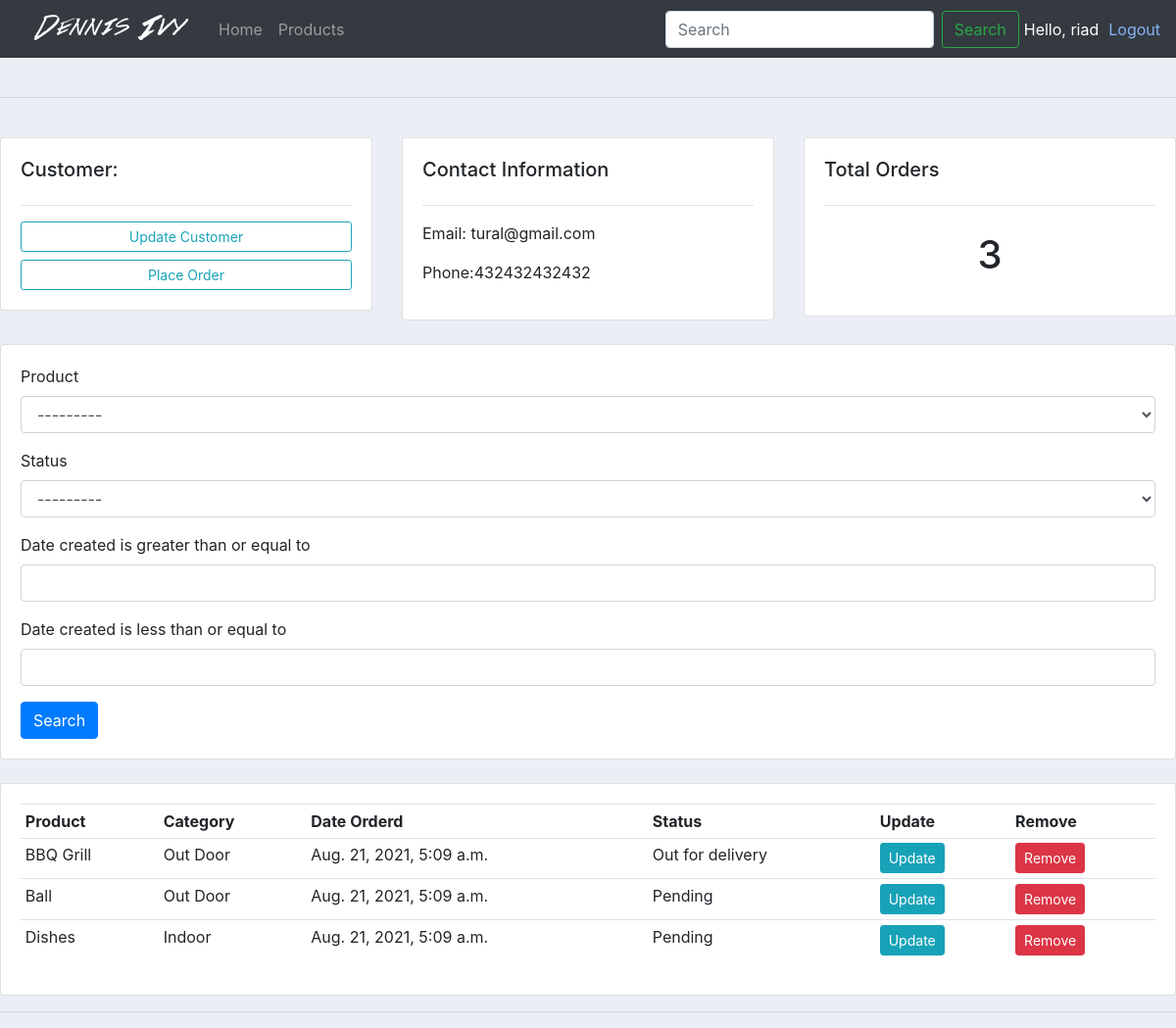
/customer/2 (signed in), run on the app's committed database.
### accounts/models.py (models this page shows, shortened)
class Customer(models.Model):
    user = models.OneToOneField(User,null=True, blank=True,on_delete=models.CASCADE)#*Burda oneToOneField yazilmasindaki sebeb yeni her bir musterinin yalniz bir hesabi ola biler 1 adnan 2 hesab acmag mumkun deyil
    name = models.CharField(max_length=200,null=True)#yeni databasede goruncek
    phone = models.CharField(max_length=200,null=True)
    email = models.CharField(max_length=200,null=True)
    profile_pic = models.ImageField(null=True,blank=True)
    date_created = models.DateTimeField(auto_now_add=True,null=True)

class Order(models.Model):
    STATUS = (
        ('Pending','Pending'),#pending => bitmemis yeni catmayan mal bele deyimm
        ('Out for delivery','Out for delivery'),
        ('Delivered','Delivered'),
    )
    customer = models.ForeignKey(Customer,null=True,on_delete=models.SET_NULL)#Foreign key yeni teke cox iliski Yeni bir Customer coxlu sayda sifaris vere biler meselen men ,,,kitab,rucka,karandaas sifaris verirem
    product = models.ForeignKey(Product,null=True,on_delete=models.SET_NULL)#SET_NULL o demekdirki yeni bir modeldeki Product silinse bele onun haqqinrdaki melumatlat databaseye enull sekilnde oturulurku hata vermesin sonra
    date_created = models.DateTimeField(auto_now_add=True)
    status = models.CharField(max_length=200,null=True,choices = STATUS)#Burdaki choices butun mallar ucun istifade olunan bir islev gorur ele bil yuxarda yazilan STATUS butun mallar uzerinden istfiade olunacag ona gore Foreign key vaistesile yazmagdig

class Product(models.Model):
    CATEGORY = (
        ('Indoor','Indoor'),#Burdaki birincvi deyerler key deyerleridir ikinci deyerler ise Value deyerleridiri
        ('Out Door','Out Door')
    )#amma bu cur kategoriya yaradanda admin panelde elave etmek olmur yeni yeni bir kategoriya amma foreign key vasitesile yaradanda olur bu
    name = models.CharField(max_length=200,null=True)
    price = models.FloatField(default=0,null=True)
    category = models.CharField(max_length=200,null=True,choices=CATEGORY)#Burda scroollbar kimi acilir ve secim  edirsen Indoor ve YA Outdoor seklinde
    description = models.TextField(max_length=500,null=True,blank=True)#blank = true o demekdirki yeni bos kecirilie biler bu alan
    image = models.ImageField(blank=False,null=True,verbose_name='Add Picture')
    date_created = models.DateTimeField(auto_now_add=True)
    tag = models.ManyToManyField(Tag)
    def __str__(self):
        return self.name

### accounts/decorators.py (the view)
        def wrapper(request,*args,**kwargs):#burda ise funksiyanin aldigi parametrler yazilir
            group = None
            if request.user.groups.exists():#yeni hal hazirdaki istifadeci qrupda varsa
                group = request.user.groups.all()[0].name
            if group in allowed_roles:#eger group allowed_userda varsa,decotaror gonderilen seyfeler islecej burda esasen admini qeyd edeciyikki yeni admin getsin ancag bu seyfelere
                return view_func(request,*args,**kwargs)
            else:
                return HttpResponse('You are not authorized to view this page')

### templates/accounts/customer.html
{%  extends 'accounts/main.html' %}
{% load crispy_forms_tags %}
{% block content %}
<br>
<div class="row">
    <div class="col-md">
        <div class="card card-body">
            <h5>Customer:</h5>
            <hr>
            <a class="btn btn-outline-info  btn-sm btn-block" href="">Update Customer</a>
            <a class="btn btn-outline-info  btn-sm btn-block" href="{% url 'create_order' customer.id %}">Place Order</a>
        </div>
    </div>
    <div class="col-md">
        <div class="card card-body">
            <h5>Contact Information</h5>
            <hr>
            <p>Email: {{customer.email}} </p>
            <p>Phone:{{customer.phone}} </p>
        </div>
    </div>
    <div class="col-md">
        <div class="card card-body">
            <h5>Total Orders</h5>
            <hr>
            <h1 style="text-align: center;padding: 10px">{{total_order}}</h1>
        </div>
    </div>
</div>
<br>
<div class="row">
    <div class="col">
        <div class="card card-body">
            <form method="GET">
                {{myFilter.form|crispy}}
                <button class="btn btn-primary" type="submit">Search</button>
            </form>
        </div>
    </div>
</div>
<br>
<div class="row">
    <div class="col-md">
        <div class="card card-body">
            <table class="table table-sm">
                <tr>
                    <th>Product</th>
                    <th>Category</th>
                    <th>Date Orderd</th>
                    <th>Status</th>
                    <th>Update</th>
                    <th>Remove</th>
                </tr>
                {% for sifaris in sifarisler %}
                    <tr>
                        <td>{{sifaris.product}}</td>
                        <td>{{sifaris.product.category}}</td>
                        <td>{{sifaris.date_created}}</td>
                        <td>{{sifaris.status}}</td>
                        <td><a class="btn btn-sm btn-info" href="{% url 'update_order' sifaris.id %}">Update</a></td>
                        <td><a class="btn btn-sm btn-danger" href="{% url 'delete_order' sifaris.id %}">Remove</a></td>
                    </tr>
                {% endfor %}
            </table>
        </div>
    </div>
</div>
{% endblock %}

### templates/accounts/navbar.html (shortened to what this page needs)
{% load static %}
<nav class="navbar navbar-expand-lg navbar-dark bg-dark">
    <img src="{% static 'images/logo.png' %}" alt="">
    <div class="collapse navbar-collapse" id="navbarSupportedContent">
        <ul class="navbar-nav mr-auto">
            {% if request.user.is_staff %}
                <li class="nav-item {% if '/' == request.path %} active {% endif %}">
                    <a class="nav-link" href="{% url 'home' %}">Home <span class="sr-only">Dashboard</span></a>
                </li>
                <li class="nav-item {% if 'product' in request.path %} active {% endif %}">
                    <a class="nav-link" href="{% url 'product' %}">Products</a>
                </li>
            {% else %}
                <li class="nav-item">
                    <a class="nav-link" href="{% url 'account' %}">Settings</a>
                </li>
            {% endif %}
        </ul>
        <form class="form-inline my-2 my-lg-0" action="{% url 'search' %}" method="GET">
            <input class="form-control mr-sm-2" type="search" name="q" placeholder="Search" aria-label="Search" autocomplete="on">
            <button class="btn btn-outline-success my-2 my-sm-0" type="submit">Search</button>
        </form>
    </div>
    {% if request.user.is_authenticated %}
        <span style="padding-left: 5px;" class="hello-msg">Hello, {{request.user.username}}</span>
        <span style="padding-left:10px" class="hello-msg"><a class="mk" href="{% url 'logout' %}">Logout</a></span>
    {% else %}
        <span style="padding-left: 5px;" class='hello-msg'><a class="mk" href="{% url 'login' %}">Login</a></span>
        <span  style="padding-left:10px" class="hello-msg"><a class="mk" href="{% url 'logout' %}">Register</a></span>
    {% endif %}
</nav>

### static/css/main.css (style rules this page uses)
body { background-color: #ebeff5; }

### templates/accounts/navbar.html (style rules this page uses)
.mk { font-size:bold; text-decoration: none; color: #88b2f8; transition:color 0.3s }
.hello-msg { color: #fff; }

### data on the page
Customer: email "tural@gmail.com", phone "432432432432"
Order: product "BBQ Grill", product.category "Out Door", date_created "Aug. 21, 2021, 5:09 a.m.", status "Out for delivery"
Order: product "Ball", product.category "Out Door", date_created "Aug. 21, 2021, 5:09 a.m.", status "Pending"
Order: product "Dishes", product.category "Indoor", date_created "Aug. 21, 2021, 5:09 a.m.", status "Pending"

### other printed values
{{ request.user.username }} "riad"
{{ total_order }} "3"
